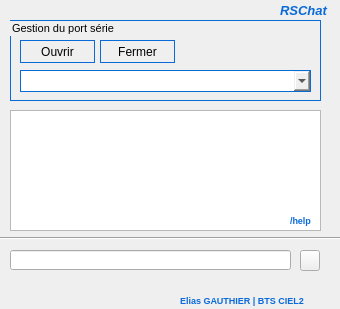
<?xml version="1.0" encoding="UTF-8"?>
<ui version="4.0">
 <class>Widget</class>
 <widget class="QWidget" name="Widget">
  <property name="geometry">
   <rect>
    <x>0</x>
    <y>0</y>
    <width>340</width>
    <height>309</height>
   </rect>
  </property>
  <property name="font">
   <font>
    <pointsize>8</pointsize>
   </font>
  </property>
  <property name="windowTitle">
   <string>RSChat </string>
  </property>
  <property name="windowIcon">
   <iconset resource="icons.qrc">
    <normaloff>:/new/icones/vga.png</normaloff>:/new/icones/vga.png</iconset>
  </property>
  <widget class="QGroupBox" name="groupBox">
   <property name="geometry">
    <rect>
     <x>10</x>
     <y>20</y>
     <width>311</width>
     <height>81</height>
    </rect>
   </property>
   <property name="font">
    <font>
     <pointsize>8</pointsize>
    </font>
   </property>
   <property name="styleSheet">
    <string notr="true">border : 1px solid #096ad9;</string>
   </property>
   <property name="title">
    <string>Gestion du port série </string>
   </property>
   <widget class="QPushButton" name="boutonOuvrir">
    <property name="geometry">
     <rect>
      <x>10</x>
      <y>20</y>
      <width>75</width>
      <height>23</height>
     </rect>
    </property>
    <property name="text">
     <string>Ouvrir</string>
    </property>
   </widget>
   <widget class="QPushButton" name="boutonFermer">
    <property name="geometry">
     <rect>
      <x>90</x>
      <y>20</y>
      <width>75</width>
      <height>23</height>
     </rect>
    </property>
    <property name="text">
     <string>Fermer</string>
    </property>
   </widget>
   <widget class="QComboBox" name="comboPort">
    <property name="geometry">
     <rect>
      <x>10</x>
      <y>50</y>
      <width>291</width>
      <height>22</height>
     </rect>
    </property>
    <property name="font">
     <font>
      <pointsize>8</pointsize>
     </font>
    </property>
   </widget>
  </widget>
  <widget class="QLineEdit" name="lineEdit">
   <property name="geometry">
    <rect>
     <x>10</x>
     <y>250</y>
     <width>281</width>
     <height>20</height>
    </rect>
   </property>
  </widget>
  <widget class="QPushButton" name="boutonEnvoyer">
   <property name="geometry">
    <rect>
     <x>300</x>
     <y>250</y>
     <width>20</width>
     <height>21</height>
    </rect>
   </property>
   <property name="text">
    <string/>
   </property>
   <property name="icon">
    <iconset resource="icons.qrc">
     <normaloff>:/new/icones/send-message.png</normaloff>:/new/icones/send-message.png</iconset>
   </property>
  </widget>
  <widget class="Line" name="line">
   <property name="geometry">
    <rect>
     <x>0</x>
     <y>230</y>
     <width>341</width>
     <height>16</height>
    </rect>
   </property>
   <property name="orientation">
    <enum>Qt::Horizontal</enum>
   </property>
  </widget>
  <widget class="QTextEdit" name="TextEditZoneMessages">
   <property name="geometry">
    <rect>
     <x>10</x>
     <y>110</y>
     <width>311</width>
     <height>121</height>
    </rect>
   </property>
   <property name="readOnly">
    <bool>true</bool>
   </property>
  </widget>
  <widget class="QLabel" name="labelInfo">
   <property name="geometry">
    <rect>
     <x>10</x>
     <y>270</y>
     <width>321</width>
     <height>16</height>
    </rect>
   </property>
   <property name="text">
    <string/>
   </property>
   <property name="textFormat">
    <enum>Qt::AutoText</enum>
   </property>
  </widget>
  <widget class="QLabel" name="label">
   <property name="geometry">
    <rect>
     <x>280</x>
     <y>0</y>
     <width>51</width>
     <height>21</height>
    </rect>
   </property>
   <property name="styleSheet">
    <string notr="true">font-weight: bold;
font-style: italic;
color:#096ad9;
font-size: 13px;
</string>
   </property>
   <property name="text">
    <string>RSChat</string>
   </property>
   <property name="textFormat">
    <enum>Qt::RichText</enum>
   </property>
  </widget>
  <widget class="QLabel" name="label_2">
   <property name="geometry">
    <rect>
     <x>290</x>
     <y>210</y>
     <width>31</width>
     <height>21</height>
    </rect>
   </property>
   <property name="styleSheet">
    <string notr="true">font-weight: bold;
color:#096ad9;
font-size: 9px;
</string>
   </property>
   <property name="text">
    <string>/help</string>
   </property>
   <property name="textFormat">
    <enum>Qt::RichText</enum>
   </property>
  </widget>
  <widget class="QLabel" name="label_3">
   <property name="geometry">
    <rect>
     <x>180</x>
     <y>290</y>
     <width>151</width>
     <height>21</height>
    </rect>
   </property>
   <property name="styleSheet">
    <string notr="true">font-weight: bold;
color:#096ad9;
font-size: 9px;
</string>
   </property>
   <property name="text">
    <string>Elias GAUTHIER | BTS CIEL2</string>
   </property>
   <property name="textFormat">
    <enum>Qt::RichText</enum>
   </property>
  </widget>
 </widget>
 <resources>
  <include location="icons.qrc"/>
 </resources>
 <connections/>
</ui>
